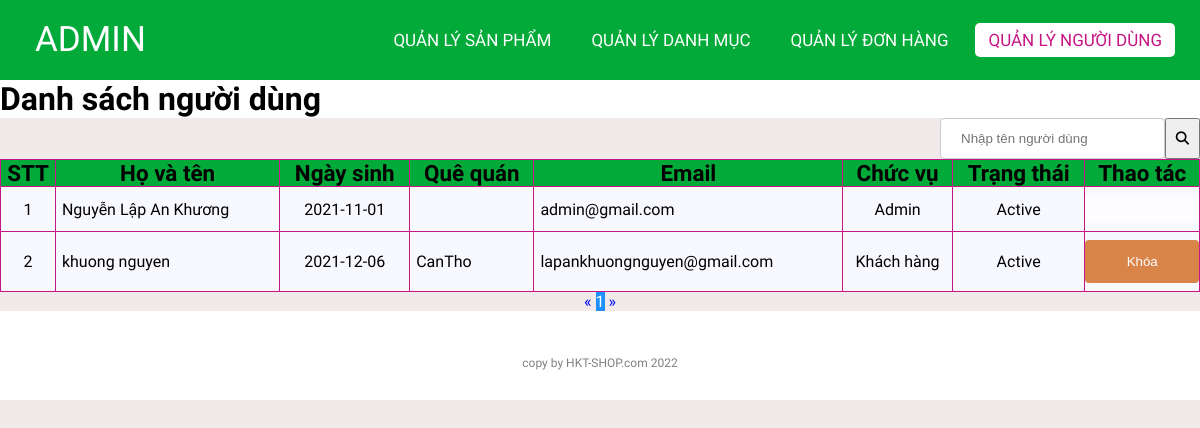
Page /admin/userlist.php (signed in) on the earlier database version.
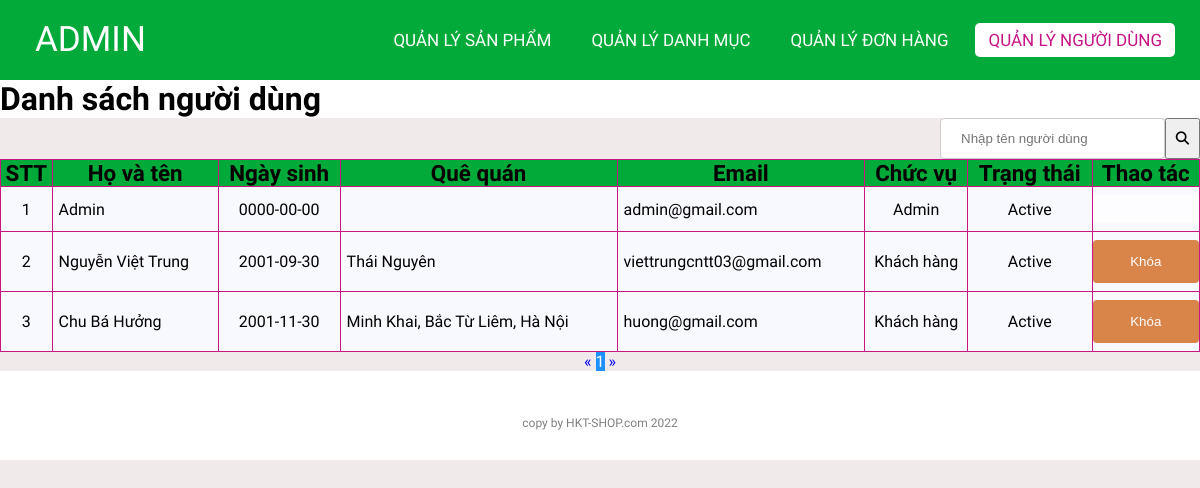
Same page on the later database version.
### tables this page shows
CREATE TABLE `users` (
  `id` int(11) NOT NULL,
  `email` varchar(255) NOT NULL,
  `fullname` varchar(255) NOT NULL,
  `dob` date NOT NULL,
  `password` varchar(255) NOT NULL,
  `role_id` int(11) NOT NULL,
  `status` tinyint(1) NOT NULL,
  `address` varchar(500) NOT NULL,
  `isConfirmed` tinyint(4) NOT NULL DEFAULT 0,
  `captcha` varchar(50) NOT NULL
);

### lib/database.php (called while the page is built, shortened)
<?php
class Database extends PDO
{
  public $host   = DB_HOST;
  public $user   = DB_USER;
  public $pass   = DB_PASS;
  public $dbname = DB_NAME;
  public $link;
  private function connectDB()
  {
    $this->link = new mysqli(
      $this->host,
      $this->user,
      $this->pass,
      $this->dbname
    );
  }
  public function select($query)
  {
    $result = $this->link->query($query);
    if ($result->num_rows > 0) {
      return $result;
    } else {
      return false;
    }
  }
}

### classes/user.php (called while the page is built, shortened)
<?php
$filepath = realpath(dirname(__FILE__));
include_once($filepath . '/../lib/database.php');
?>
<?php
class user
{
	private $db;
	public function __construct()
	{
		$this->db = new Database();
	}
	public function getAllAdmin($page = 1, $total = 8)
	{
		$tmp = ($page - 1) * $total;
		$query =
			"SELECT users.*, role.name as roleName
			 FROM users INNER JOIN role ON users.role_id = role.id
             limit $tmp,$total";
		$result = $this->db->select($query);
		return $result;
	}
	public function getCountPaging($row = 8)
	{
		$query = "SELECT COUNT(*) FROM users";
		$mysqli_result = $this->db->select($query);
		if ($mysqli_result) {
			$totalrow = intval((mysqli_fetch_all($mysqli_result, MYSQLI_ASSOC)[0])['COUNT(*)']);
			$result = ceil($totalrow / $row);
			return $result;
		}
		return false;
	}
}
?>

### admin/userlist.php (the view, shortened to what the changed rows need)
<?php
include '../classes/user.php';
$user = new user();
$list = $user->getAllAdmin((isset($_GET['page']) ? $_GET['page'] : 1));
$pageCount = $user->getCountPaging();
?>
<!DOCTYPE html>
<html lang="en">
<head>
    <link rel="stylesheet" href="./css/style.css">
    <link rel="stylesheet" href="https://cdnjs.cloudflare.com/ajax/libs/font-awesome/5.15.4/css/all.min.css">
</head>
<body>
    <div class="title">
        <h1>Danh sách người dùng</h1>
    </div>
    <div class="container">
        <?php $count = 1;
        if ($list) { ?>
            <table class="list">
                <tr>
                    <th>STT</th>
                    <th>Họ và tên</th>
                    <th>Ngày sinh</th>
                    <th>Quê quán</th>
                    <th>Email</th>
                    <th>Chức vụ</th>
                    <th>Trạng thái</th>
                    <th>Thao tác</th>
                </tr>
                <?php foreach ($list as $key => $value) { ?>
                    <tr>
                        <td><?= $count++ ?></td>
                        <td style="text-align: left; padding-left: 6px;"><?= $value['fullname'] ?></td>
                        <td><?= $value['dob'] ?></td>
                        <td style="text-align: left; padding-left: 6px;"><?= $value['address'] ?></td>
                        <td style="text-align: left; padding-left: 6px;"><?= $value['email'] ?></td>
                        <td><?php if ($value['role_id'] == 1) {
                                echo "Admin";
                            } else echo "Khách hàng" ?></td>
                        <td><?= ($value['status']) ? "Active" : "Block" ?></td>
                        <td>
                            <?php
                            if ($value['role_id'] == 1) { ?>
                                <button class="btn-none"></button>
                            <?php } else {
                                if ($value['status']) { ?>
                                    <form action="userlist.php" method="post">
                                        <input type="submit" value="Khóa" name="block">
                                    </form>
                            <?php } } ?>
                        </td>
                    </tr>
                <?php } ?>
            </table>
        <?php } else { ?>
            <h3>...</h3>
        <?php } ?>
        <div class="pagination">
            <a href="userlist.php?page=<?= (isset($_GET['page'])) ? (($_GET['page'] <= 1) ? 1 : $_GET['page'] - 1) : 1 ?>">&laquo;</a>
            <?php
            for ($i = 1; $i <= $pageCount; $i++) {
                if (isset($_GET['page'])) {
                    if ($i == $_GET['page']) { ?>
                        <a class="active" href="userlist.php?page=<?= $i ?>"><?= $i ?></a>
                    <?php } else { ?>
                        <a href="userlist.php?page=<?= $i ?>"><?= $i ?></a>
                    <?php  }
                } else {
                    if ($i == 1) { ?>
                        <a class="active" href="userlist.php?page=<?= $i ?>"><?= $i ?></a>
                    <?php  } else { ?>
                        <a href="userlist.php?page=<?= $i ?>"><?= $i ?></a>
                    <?php   } ?>
                <?php  } ?>
            <?php }
            ?>
            <a href="userlist.php?page=<?= (isset($_GET['page'])) ? $_GET['page'] + 1 : 2 ?>">&raquo;</a>
        </div>
    </div>
</body>
</html>

Differences in the rows shown:
removed users: fullname "khuong nguyen", dob "2021-12-06", address "CanTho", email "lapankhuongnguyen@gmail.com", shows "Khách hàng", status "Active"
changed users "admin@gmail.com": fullname "Nguyễn Lập An Khương" → "Admin"; dob "2021-11-01" → "0000-00-00"
added users: fullname "Nguyễn Việt Trung", dob "2001-09-30", address "Thái Nguyên", email "viettrungcntt03@gmail.com", shows "Khách hàng", status "Active"
added users: fullname "Chu Bá Hưởng", dob "2001-11-30", address "Minh Khai, Bắc Từ Liêm, Hà Nội", email "huong@gmail.com", shows "Khách hàng", status "Active"
